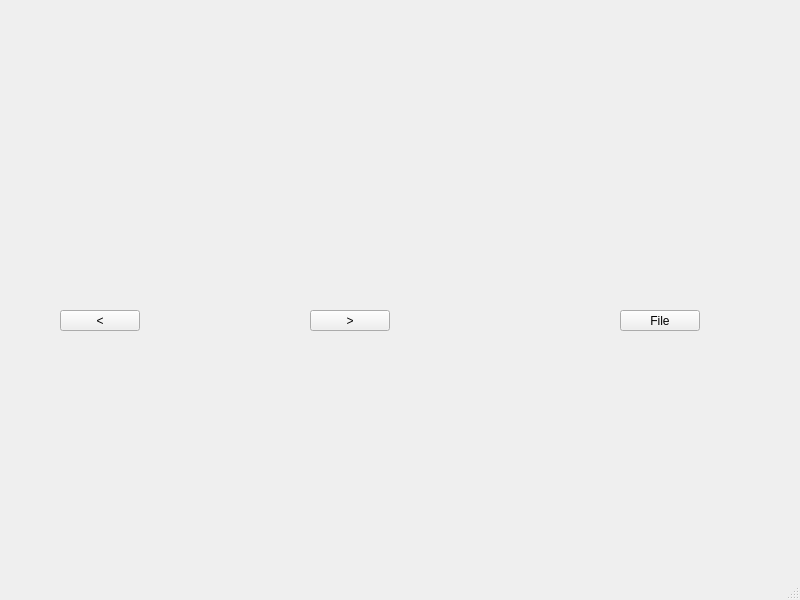
<?xml version="1.0" encoding="UTF-8"?>
<ui version="4.0">
 <class>MainWindow</class>
 <widget class="QMainWindow" name="MainWindow">
  <property name="geometry">
   <rect>
    <x>0</x>
    <y>0</y>
    <width>800</width>
    <height>600</height>
   </rect>
  </property>
  <property name="windowTitle">
   <string>MainWindow</string>
  </property>
  <widget class="QWidget" name="centralwidget">
   <widget class="QPushButton" name="openFile_btn">
    <property name="geometry">
     <rect>
      <x>620</x>
      <y>310</y>
      <width>80</width>
      <height>21</height>
     </rect>
    </property>
    <property name="text">
     <string>File</string>
    </property>
   </widget>
   <widget class="QCustomPlot" name="Plot" native="true">
    <property name="geometry">
     <rect>
      <x>50</x>
      <y>20</y>
      <width>341</width>
      <height>261</height>
     </rect>
    </property>
   </widget>
   <widget class="QPushButton" name="nextGraph_btn">
    <property name="geometry">
     <rect>
      <x>310</x>
      <y>310</y>
      <width>80</width>
      <height>21</height>
     </rect>
    </property>
    <property name="text">
     <string>&gt;</string>
    </property>
   </widget>
   <widget class="QPushButton" name="prevGraph_btn">
    <property name="geometry">
     <rect>
      <x>60</x>
      <y>310</y>
      <width>80</width>
      <height>21</height>
     </rect>
    </property>
    <property name="text">
     <string>&lt;</string>
    </property>
   </widget>
  </widget>
  <widget class="QMenuBar" name="menubar">
   <property name="geometry">
    <rect>
     <x>0</x>
     <y>0</y>
     <width>800</width>
     <height>20</height>
    </rect>
   </property>
  </widget>
  <widget class="QStatusBar" name="statusbar"/>
 </widget>
 <customwidgets>
  <customwidget>
   <class>QCustomPlot</class>
   <extends>QWidget</extends>
   <header>qcustomplot.h</header>
   <container>1</container>
  </customwidget>
 </customwidgets>
 <resources/>
 <connections/>
</ui>
